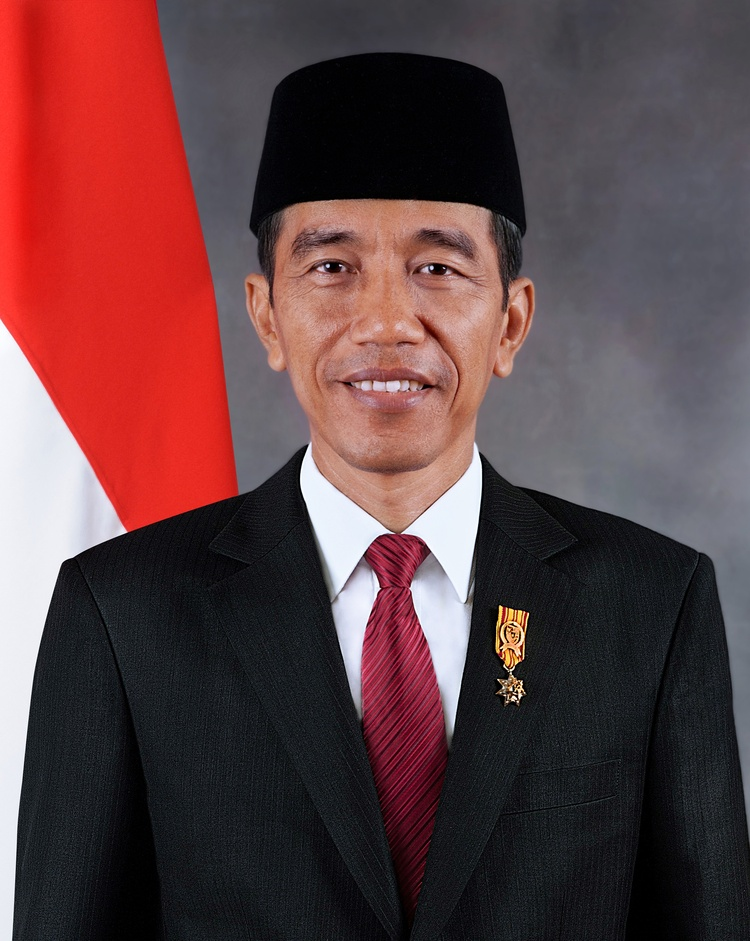
#> input picture jokowi.jpg, 750 x 941 px, shrunk from 2000 x 2509 before the run
$ python 4_jokowi.py
#> lines starting #> are read from the running program, lines starting #| are printed output that depends on the picture
# pip install pillow

from PIL import Image
import numpy as np
import matplotlib.pyplot as plt

# black/white:'L', rgba:'RGBA', cmyk:'CMYK'
gambar = Image.open('jokowi.jpg').convert('L')
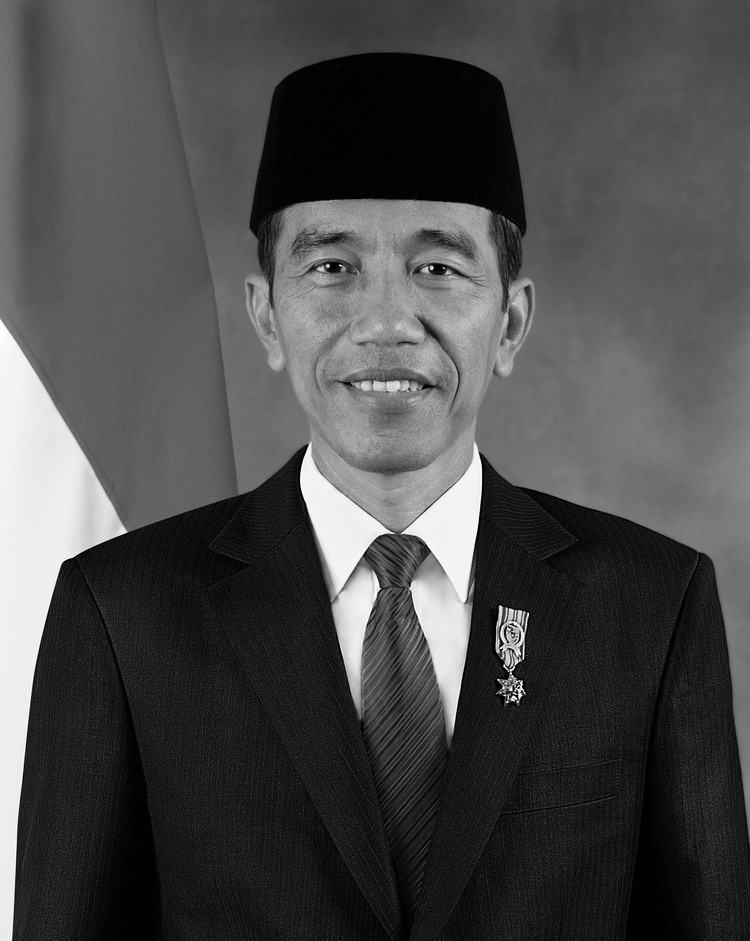
#> gambar: PIL image 750x941 L; min 0, max 255, mean 74.3
arrayGambar = np.array(gambar)

# plot array
plt.imshow(arrayGambar, cmap='gray')
plt.show()
